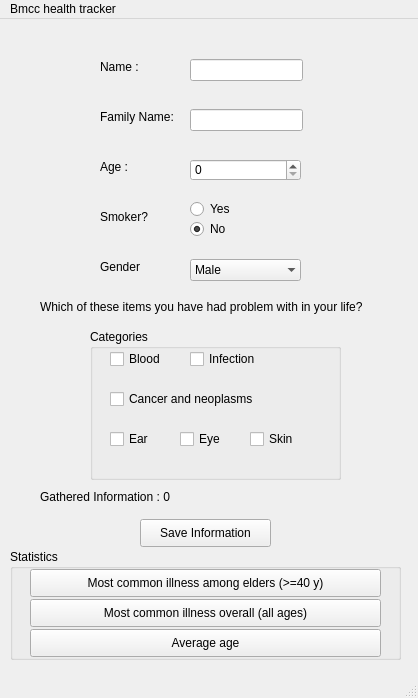
<?xml version="1.0" encoding="UTF-8"?>
<ui version="4.0">
 <class>MainWindow</class>
 <widget class="QMainWindow" name="MainWindow">
  <property name="geometry">
   <rect>
    <x>0</x>
    <y>0</y>
    <width>418</width>
    <height>698</height>
   </rect>
  </property>
  <property name="windowTitle">
   <string>MainWindow</string>
  </property>
  <widget class="QWidget" name="centralwidget">
   <widget class="QPushButton" name="pushButton">
    <property name="geometry">
     <rect>
      <x>140</x>
      <y>500</y>
      <width>131</width>
      <height>28</height>
     </rect>
    </property>
    <property name="text">
     <string>Save Information</string>
    </property>
   </widget>
   <widget class="QLabel" name="label">
    <property name="geometry">
     <rect>
      <x>100</x>
      <y>40</y>
      <width>55</width>
      <height>16</height>
     </rect>
    </property>
    <property name="text">
     <string>Name :</string>
    </property>
   </widget>
   <widget class="QLineEdit" name="lineEdit">
    <property name="geometry">
     <rect>
      <x>190</x>
      <y>40</y>
      <width>113</width>
      <height>22</height>
     </rect>
    </property>
   </widget>
   <widget class="QLabel" name="label_2">
    <property name="geometry">
     <rect>
      <x>100</x>
      <y>90</y>
      <width>91</width>
      <height>16</height>
     </rect>
    </property>
    <property name="text">
     <string>Family Name:</string>
    </property>
   </widget>
   <widget class="QLineEdit" name="lineEdit_2">
    <property name="geometry">
     <rect>
      <x>190</x>
      <y>90</y>
      <width>113</width>
      <height>22</height>
     </rect>
    </property>
   </widget>
   <widget class="QLabel" name="label_3">
    <property name="geometry">
     <rect>
      <x>100</x>
      <y>140</y>
      <width>55</width>
      <height>16</height>
     </rect>
    </property>
    <property name="text">
     <string>Age : </string>
    </property>
   </widget>
   <widget class="QLabel" name="label_4">
    <property name="geometry">
     <rect>
      <x>100</x>
      <y>190</y>
      <width>81</width>
      <height>16</height>
     </rect>
    </property>
    <property name="text">
     <string>Smoker?</string>
    </property>
   </widget>
   <widget class="QSpinBox" name="spinBox">
    <property name="geometry">
     <rect>
      <x>190</x>
      <y>140</y>
      <width>111</width>
      <height>22</height>
     </rect>
    </property>
   </widget>
   <widget class="QComboBox" name="comboBox">
    <property name="geometry">
     <rect>
      <x>190</x>
      <y>240</y>
      <width>111</width>
      <height>22</height>
     </rect>
    </property>
    <property name="frame">
     <bool>false</bool>
    </property>
    <property name="modelColumn">
     <number>0</number>
    </property>
    <item>
     <property name="text">
      <string>Male</string>
     </property>
    </item>
    <item>
     <property name="text">
      <string>Female</string>
     </property>
    </item>
   </widget>
   <widget class="QLabel" name="label_5">
    <property name="geometry">
     <rect>
      <x>100</x>
      <y>240</y>
      <width>55</width>
      <height>16</height>
     </rect>
    </property>
    <property name="text">
     <string>Gender</string>
    </property>
   </widget>
   <widget class="QLabel" name="label_6">
    <property name="geometry">
     <rect>
      <x>40</x>
      <y>280</y>
      <width>361</width>
      <height>16</height>
     </rect>
    </property>
    <property name="text">
     <string>Which of these items you have had problem with in your life?</string>
    </property>
   </widget>
   <widget class="QGroupBox" name="groupBox">
    <property name="geometry">
     <rect>
      <x>90</x>
      <y>310</y>
      <width>251</width>
      <height>151</height>
     </rect>
    </property>
    <property name="title">
     <string>Categories</string>
    </property>
    <widget class="QCheckBox" name="checkBox_2">
     <property name="geometry">
      <rect>
       <x>20</x>
       <y>20</y>
       <width>81</width>
       <height>20</height>
      </rect>
     </property>
     <property name="text">
      <string>Blood</string>
     </property>
    </widget>
    <widget class="QCheckBox" name="checkBox_5">
     <property name="geometry">
      <rect>
       <x>100</x>
       <y>20</y>
       <width>81</width>
       <height>20</height>
      </rect>
     </property>
     <property name="text">
      <string>Infection</string>
     </property>
    </widget>
    <widget class="QCheckBox" name="checkBox_7">
     <property name="geometry">
      <rect>
       <x>160</x>
       <y>100</y>
       <width>81</width>
       <height>20</height>
      </rect>
     </property>
     <property name="text">
      <string>Skin</string>
     </property>
    </widget>
    <widget class="QCheckBox" name="checkBox_3">
     <property name="geometry">
      <rect>
       <x>20</x>
       <y>60</y>
       <width>161</width>
       <height>20</height>
      </rect>
     </property>
     <property name="text">
      <string>Cancer and neoplasms</string>
     </property>
    </widget>
    <widget class="QCheckBox" name="checkBox_4">
     <property name="geometry">
      <rect>
       <x>20</x>
       <y>100</y>
       <width>61</width>
       <height>20</height>
      </rect>
     </property>
     <property name="text">
      <string>Ear</string>
     </property>
    </widget>
    <widget class="QCheckBox" name="checkBox_6">
     <property name="geometry">
      <rect>
       <x>90</x>
       <y>100</y>
       <width>51</width>
       <height>20</height>
      </rect>
     </property>
     <property name="text">
      <string>Eye</string>
     </property>
    </widget>
   </widget>
   <widget class="QLabel" name="label_7">
    <property name="geometry">
     <rect>
      <x>40</x>
      <y>470</y>
      <width>231</width>
      <height>16</height>
     </rect>
    </property>
    <property name="text">
     <string>Gathered Information : 0</string>
    </property>
   </widget>
   <widget class="QGroupBox" name="groupBox_2">
    <property name="geometry">
     <rect>
      <x>10</x>
      <y>530</y>
      <width>391</width>
      <height>111</height>
     </rect>
    </property>
    <property name="title">
     <string>Statistics</string>
    </property>
    <widget class="QPushButton" name="pushButton_2">
     <property name="geometry">
      <rect>
       <x>20</x>
       <y>20</y>
       <width>351</width>
       <height>28</height>
      </rect>
     </property>
     <property name="text">
      <string>Most common illness among elders (&gt;=40 y)</string>
     </property>
    </widget>
    <widget class="QPushButton" name="pushButton_3">
     <property name="geometry">
      <rect>
       <x>20</x>
       <y>50</y>
       <width>351</width>
       <height>28</height>
      </rect>
     </property>
     <property name="text">
      <string>Most common illness overall (all ages)</string>
     </property>
    </widget>
    <widget class="QPushButton" name="pushButton_4">
     <property name="geometry">
      <rect>
       <x>20</x>
       <y>80</y>
       <width>351</width>
       <height>28</height>
      </rect>
     </property>
     <property name="text">
      <string>Average age</string>
     </property>
    </widget>
   </widget>
   <widget class="QRadioButton" name="radioButton">
    <property name="geometry">
     <rect>
      <x>190</x>
      <y>180</y>
      <width>95</width>
      <height>20</height>
     </rect>
    </property>
    <property name="text">
     <string>Yes</string>
    </property>
    <property name="checked">
     <bool>false</bool>
    </property>
   </widget>
   <widget class="QRadioButton" name="radioButton_2">
    <property name="geometry">
     <rect>
      <x>190</x>
      <y>200</y>
      <width>95</width>
      <height>20</height>
     </rect>
    </property>
    <property name="text">
     <string>No</string>
    </property>
    <property name="checked">
     <bool>true</bool>
    </property>
   </widget>
  </widget>
  <widget class="QStatusBar" name="statusbar"/>
  <widget class="QMenuBar" name="menubar">
   <property name="geometry">
    <rect>
     <x>0</x>
     <y>0</y>
     <width>418</width>
     <height>32</height>
    </rect>
   </property>
   <widget class="QMenu" name="menuBmcc_health_tracker">
    <property name="title">
     <string>Bmcc health tracker</string>
    </property>
   </widget>
   <addaction name="menuBmcc_health_tracker"/>
  </widget>
 </widget>
 <resources/>
 <connections/>
</ui>
